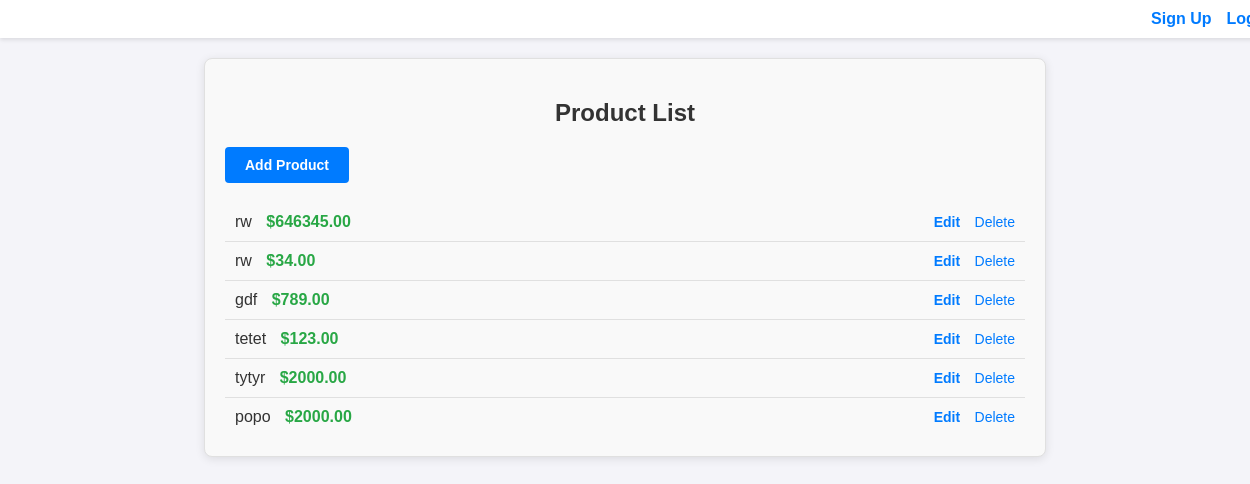
The page /inve/products/ on the database its author committed.
### inventory/models.py (models this page shows, shortened)
class Product(models.Model):
    name = models.CharField(max_length=255)
    description = models.TextField()
    price = models.DecimalField(max_digits=10, decimal_places=2)
    supplier = models.ForeignKey('Supplier', on_delete=models.CASCADE)
    quantity = models.PositiveIntegerField(default=0)
    is_active = models.BooleanField(default=True)  # Add this field

### inventory/views.py (the view)
# urls.py: path('products/', views.product_list, name='product_list'),
def product_list(request):
    products = Product.objects.all()
    return render(request, 'inventory/product_list.html', {'products': products})

### inventory/templates/inventory/product_list.html (shortened to what this page needs)
{% extends "authentication/base.html" %}
{% block content %}
{% load static %}
<div class="product-container">
    <h2 class="product-title">Product List</h2>
    <a href="{% url 'product_create' %}" class="btn-add">Add Product</a>
    <ul class="product-list">
        {% for product in products %}
        <li class="product-item">
            <div class="product-details">
                <span class="product-name">{{ product.name }}</span>
                <span class="product-price">${{ product.price }}</span>
            </div>
            <div class="product-actions">
                <a href="{% url 'product_update' product.id %}" class="btn-edit">Edit</a>
                <a href="{% url 'product_delete' product.id %}" class="btn-delete">Delete</a>
            </div>
        </li>
        {% endfor %}
    </ul>
</div>
{% endblock %}

### static/css/styles.css (style rules this page uses)
body { font-family: Arial, sans-serif; background-color: #f4f4f9; margin: 0; padding: 0; height: 100vh; display: flex; flex-direction: column; }
h2 { text-align: center; color: #333333; margin-bottom: 20px; }

### static/css/product.css (style rules this page uses)
.product-container { max-width: 800px; margin: 20px auto; padding: 20px; background-color: #f9f9f9; border: 1px solid #e0e0e0; border-radius: 8px; box-shadow: 0 2px 10px rgba(0, 0, 0, 0.1); }
.product-title { text-align: center; font-size: 24px; color: #333; font-weight: 600; margin-bottom: 20px; }
.btn-add { display: inline-block; margin-bottom: 20px; padding: 10px 20px; background-color: #007bff; color: white; text-decoration: none; font-size: 14px; font-weight: bold; border-radius: 4px; transition: background-color 0.3s; }
.product-list { list-style: none; padding: 0; margin: 0; }
.product-item { display: flex; justify-content: space-between; align-items: center; padding: 10px; border-bottom: 1px solid #e0e0e0; }
.product-item:last-child { border-bottom: none; }
.product-details { font-size: 16px; color: #555; }
.product-name { font-weight: bold; color: #333; }
.product-price { color: #28a745; font-weight: bold; margin-left: 10px; }
.product-actions a { margin-left: 10px; color: #007bff; text-decoration: none; font-size: 14px; }

### static/css/inventorylist.css (style rules this page uses)
.product-name { font-size: 16px; font-weight: 500; color: #333; }
.btn-edit { text-decoration: none; font-size: 14px; color: #007bff; font-weight: bold; background-color: transparent; border: none; cursor: pointer; transition: color 0.3s; }

### static/css/orderlist.css (style rules this page uses)
.product-name { font-size: 16px; font-weight: 500; color: #333; }
.btn-edit { text-decoration: none; font-size: 14px; color: #007bff; font-weight: bold; background-color: transparent; border: none; cursor: pointer; transition: color 0.3s; }

### rows shown on the page
Product: name "rw", price "646345.00"
Product: name "rw", price "34.00"
Product: name "gdf", price "789.00"
Product: name "tetet", price "123.00"
Product: name "tytyr", price "2000.00"
Product: name "popo", price "2000.00"
